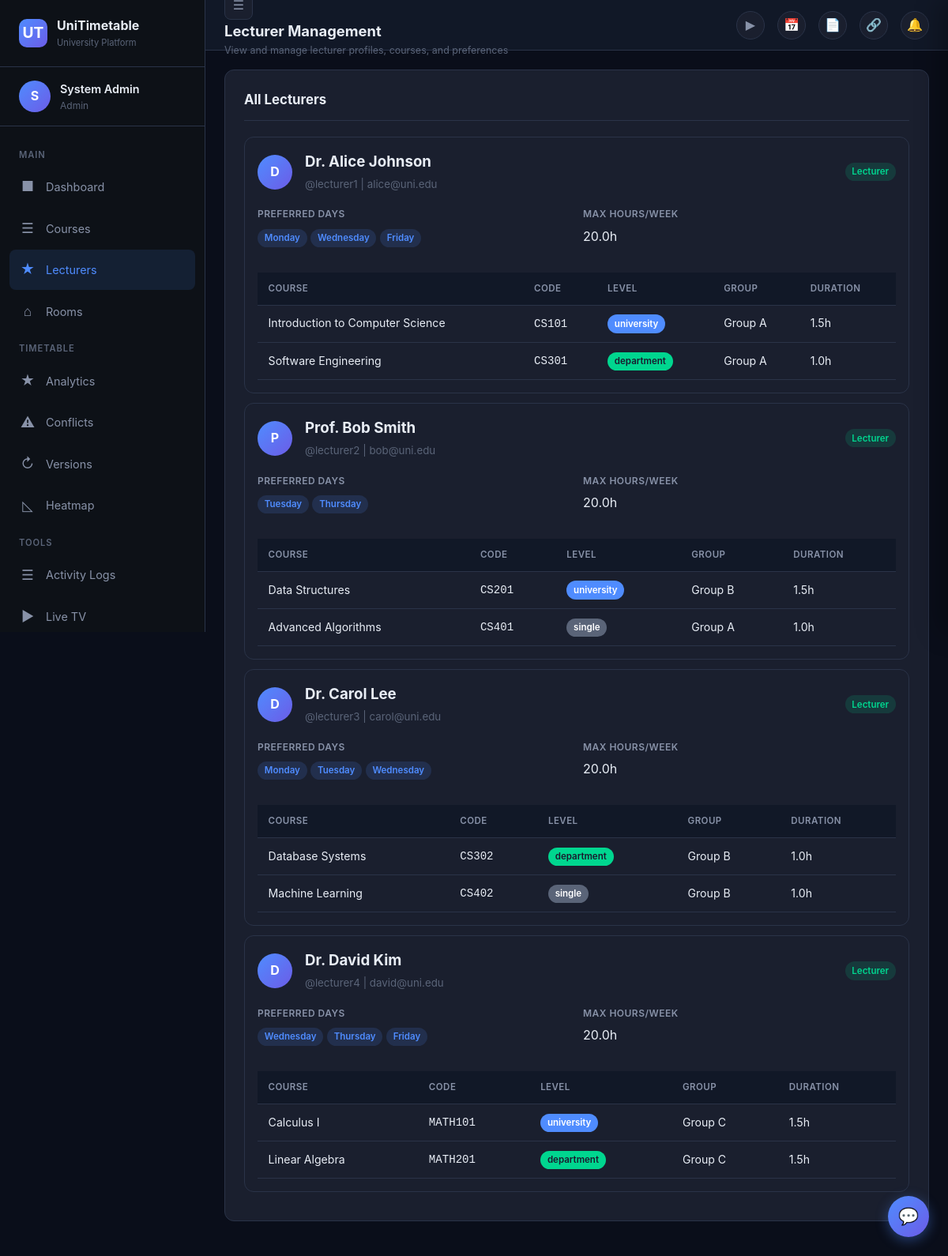
/admin/lecturers (signed in), run on the app's committed database.
### tables this page shows
CREATE TABLE users (
            id INTEGER PRIMARY KEY AUTOINCREMENT,
            username TEXT UNIQUE NOT NULL,
            password TEXT NOT NULL,
            role TEXT NOT NULL CHECK(role IN ('lecturer','admin','student')),
            full_name TEXT NOT NULL,
            email TEXT,
            phone TEXT,
            department_id INTEGER REFERENCES departments(id),
            is_active INTEGER DEFAULT 1,
            created_at TIMESTAMP DEFAULT CURRENT_TIMESTAMP
        );

CREATE TABLE lecturer_preferences (
            id INTEGER PRIMARY KEY AUTOINCREMENT,
            user_id INTEGER NOT NULL UNIQUE REFERENCES users(id),
            preferred_days TEXT DEFAULT '[]',
            preferred_time_start TEXT DEFAULT '08:00',
            preferred_time_end TEXT DEFAULT '17:00',
            max_hours_per_week REAL DEFAULT 20,
            avoid_back_to_back INTEGER DEFAULT 1,
            lunch_break_optimize INTEGER DEFAULT 1,
            max_consecutive_hours REAL DEFAULT 3.0
        );

CREATE TABLE courses (
            id INTEGER PRIMARY KEY AUTOINCREMENT,
            name TEXT NOT NULL,
            code TEXT NOT NULL,
            level TEXT NOT NULL CHECK(level IN ('university','department','single')),
            lecturer_id INTEGER NOT NULL REFERENCES users(id),
            group_name TEXT NOT NULL,
            duration_hours REAL DEFAULT 1.0,
            department_id INTEGER REFERENCES departments(id),
            color TEXT DEFAULT '#4A90D9',
            max_students INTEGER DEFAULT 0,
            semester TEXT DEFAULT 'Semester 1',
            academic_year TEXT DEFAULT '2025-2026'
        );

### app.py (the view)
@app.route('/admin/lecturers')
@login_required
@role_required('admin')
def admin_lecturers():
    db = get_db()
    lecturers = db.execute("SELECT * FROM users WHERE role='lecturer'").fetchall()
    depts = db.execute("SELECT * FROM departments").fetchall()
    all_data = []
    for lec in lecturers:
        courses = db.execute("SELECT * FROM courses WHERE lecturer_id=?", (lec['id'],)).fetchall()
        pref = db.execute("SELECT * FROM lecturer_preferences WHERE user_id=?", (lec['id'],)).fetchone()
        all_data.append({
            'lecturer': dict(lec),
            'courses': [dict(c) for c in courses],
            'preferences': dict(pref) if pref else None,
        })
    db.close()
    return render_template('admin_lecturers.html', lecturers=all_data, departments=[dict(d) for d in depts])

### app.py (called while the page is built)
def login_required(f):
    @wraps(f)
    def decorated(*args, **kwargs):
        if 'user_id' not in session:
            if request.is_json:
                return jsonify({'error': 'Unauthorized'}), 401
            return redirect(url_for('login'))
        return f(*args, **kwargs)
    return decorated

def role_required(*roles):
    def decorator(f):
        @wraps(f)
        def decorated(*args, **kwargs):
            if session.get('role') not in roles:
                if request.is_json:
                    return jsonify({'error': 'Forbidden'}), 403
                return redirect(url_for('dashboard'))
            return f(*args, **kwargs)
        return decorated
    return decorator

def add_notification_count(context):
    if 'user_id' in session:
        context['unread_count'] = get_unread_count(session['user_id'])
    return context

@app.context_processor
def inject_globals():
    ctx = {'now': datetime.now()}
    return add_notification_count(ctx)

@app.before_request
def ensure_db():
    if not hasattr(app, '_db_initialized'):
        init_db()
        seed_data()
        app._db_initialized = True

### models.py (called while the page is built)
def get_db():
    conn = sqlite3.connect(DB_PATH, timeout=10)
    conn.row_factory = sqlite3.Row
    conn.execute("PRAGMA foreign_keys = ON")
    conn.execute("PRAGMA journal_mode=WAL")
    return conn

### notifications.py (called while the page is built)
def get_unread_count(user_id):
    db = get_db()
    row = db.execute("SELECT COUNT(*) as count FROM notifications WHERE user_id=? AND read=0", (user_id,)).fetchone()
    db.close()
    return row['count'] if row else 0

### templates/admin_lecturers.html (shortened to what this page needs)
{% extends "base.html" %}
{% block page_title %}Lecturer Management{% endblock %}
{% block page_subtitle %}View and manage lecturer profiles, courses, and preferences{% endblock %}
{% block content %}
<div class="card">
    <div class="card-header"><h3>All Lecturers</h3></div>
    {% for ld in lecturers %}
    <div class="card" style="margin-bottom:0.75rem;padding:1rem;">
        <div class="flex-between mb-2">
            <div class="flex-center gap-2">
                <div class="avatar" style="width:44px;height:44px;border-radius:50%;background:linear-gradient(135deg,var(--accent-primary),var(--accent-secondary));display:flex;align-items:center;justify-content:center;font-weight:700;color:white;flex-shrink:0;">{{ ld.lecturer.full_name[:1] }}</div>
                <div>
                    <h3 style="margin:0;">{{ ld.lecturer.full_name }}</h3>
                    <small class="text-muted">@{{ ld.lecturer.username }} | {{ ld.lecturer.email or 'No email' }}</small>
                </div>
            </div>
            <span class="badge badge-lecturer">Lecturer</span>
        </div>
        <div class="form-row mb-2">
            <div class="form-group">
                <label style="font-size:0.75rem">Preferred Days</label>
                <div>
                    {% if ld.preferences and ld.preferences.preferred_days %}
                    {% set days_str = ld.preferences.preferred_days|replace('[','')|replace(']','')|replace('"','') %}
                    {% for d in days_str.split(',') %}
                    {% set day = d.strip() %}
                    {% if day %}
                    <span class="badge badge-primary">{{ day }}</span>
                    {% endif %}
                    {% endfor %}
                    {% else %}
                    <span class="text-muted">Not set</span>
                    {% endif %}
                </div>
            </div>
            {% if ld.preferences %}
            <div class="form-group">
                <label style="font-size:0.75rem">Max Hours/Week</label>
                <div>{{ ld.preferences.max_hours_per_week or 20 }}h</div>
            </div>
            {% endif %}
        </div>
        {% if ld.courses %}
        <table class="table-compact" style="width:100%;font-size:0.85rem">
            <thead>
                <tr>
                    <th>Course</th>
                    <th>Code</th>
                    <th>Level</th>
                    <th>Group</th>
                    <th>Duration</th>
                </tr>
            </thead>
            <tbody>
                {% for c in ld.courses %}
                <tr>
                    <td>{{ c.name }}</td>
                    <td><code>{{ c.code }}</code></td>
                    <td><span class="badge badge-{{ c.level }}">{{ c.level }}</span></td>
                    <td>{{ c.group_name }}</td>
                    <td>{{ c.duration_hours }}h</td>
                </tr>
                {% endfor %}
            </tbody>
        </table>
        {% else %}
        <p class="text-muted">No courses assigned yet.</p>
        {% endif %}
    </div>
    {% endfor %}
</div>
{% endblock %}

### static/style.css (style rules this page uses)
:root { --bg-primary: #0a0e1a; --bg-secondary: #111827; --bg-card: #1a1f2e; --bg-card-hover: #222a3d; --bg-sidebar: #0d1117; --bg-input: #1e2538; --text-primary: #e8edf5; --text-secondary: #8892a8; --text-muted: #5a6478; --border-color: #2a3348; --accent-primary: #4f8cff; --accent-secondary: #6c5ce7; --accent-success: #00d68f; --accent-warning: #ffaa44; --accent-danger: #ff6b6b; --accent-info: #54a0ff; --glass-bg: rgba(26, 31, 46, 0.7); --glass-border: rgba(255, 255, 255, 0.05); --sidebar-width: 260px; --header-height: 64px; --radius: 12px; --radius-sm: 8px; --shadow: 0 4px 24px rgba(0, 0, 0, 0.3); --shadow-sm: 0 2px 8px rgba(0, 0, 0, 0.2); --transition: all 0.3s cubic-bezier(0.4, 0, 0.2, 1); }
* { margin: 0; padding: 0; box-sizing: border-box; }
body { font-family: -apple-system, BlinkMacSystemFont, 'Segoe UI', Roboto, 'Inter', sans-serif; background: var(--bg-primary); color: var(--text-primary); line-height: 1.6; overflow-x: hidden; }
.card { background: var(--bg-card); border: 1px solid var(--border-color); border-radius: var(--radius); padding: 1.5rem; margin-bottom: 1.25rem; transition: var(--transition); }
.card-header { display: flex; align-items: center; justify-content: space-between; margin-bottom: 1.25rem; padding-bottom: 0.75rem; border-bottom: 1px solid var(--border-color); }
.card-header h2, .card-header h3 { font-size: 1.05rem; font-weight: 700; color: var(--text-primary); }
.form-group { margin-bottom: 1rem; }
.form-group label { display: block; font-weight: 600; margin-bottom: 0.4rem; font-size: 0.82rem; color: var(--text-secondary); text-transform: uppercase; letter-spacing: 0.04em; }
.form-row { display: grid; grid-template-columns: repeat(auto-fit, minmax(180px, 1fr)); gap: 1rem; }
table { width: 100%; border-collapse: collapse; }
table th, table td { padding: 0.7rem 0.85rem; text-align: left; border-bottom: 1px solid var(--border-color); font-size: 0.88rem; }
table th { background: var(--bg-secondary); font-weight: 600; color: var(--text-secondary); text-transform: uppercase; font-size: 0.72rem; letter-spacing: 0.04em; white-space: nowrap; }
table tbody tr { transition: var(--transition); }
.badge { display: inline-flex; align-items: center; padding: 0.15rem 0.55rem; border-radius: 20px; font-size: 0.72rem; font-weight: 600; white-space: nowrap; }
.badge-primary { background: rgba(79, 140, 255, 0.15); color: var(--accent-primary); }
.badge-lecturer { background: rgba(0, 214, 143, 0.15); color: var(--accent-success); }
.badge-university { background: var(--accent-primary); color: white; }
.badge-department { background: var(--accent-success); color: #1a1a2e; }
.badge-single { background: var(--text-muted); color: white; }
.text-muted { color: var(--text-muted); }
.mb-2 { margin-bottom: 1rem; }
.flex-between { display: flex; justify-content: space-between; align-items: center; }
.flex-center { display: flex; align-items: center; gap: 0.5rem; }
.gap-2 { gap: 1rem; }

### data on the page
users: lecturer "D", lecturer.full_name "Dr. Alice Johnson", lecturer.username "lecturer1", lecturer "alice@uni.edu"
lecturer_preferences: preferences "20.0"
courses: name "Introduction to Computer Science", code "CS101", level "university", group_name "Group A", duration_hours "1.5"
courses: name "Software Engineering", code "CS301", level "department", group_name "Group A", duration_hours "1.0"
users: lecturer "P", lecturer.full_name "Prof. Bob Smith", lecturer.username "lecturer2", lecturer "bob@uni.edu"
lecturer_preferences: preferences "20.0"
courses: name "Data Structures", code "CS201", level "university", group_name "Group B", duration_hours "1.5"
courses: name "Advanced Algorithms", code "CS401", level "single", group_name "Group A", duration_hours "1.0"
users: lecturer "D", lecturer.full_name "Dr. Carol Lee", lecturer.username "lecturer3", lecturer "carol@uni.edu"
lecturer_preferences: preferences "20.0"
courses: name "Database Systems", code "CS302", level "department", group_name "Group B", duration_hours "1.0"
courses: name "Machine Learning", code "CS402", level "single", group_name "Group B", duration_hours "1.0"
users: lecturer "D", lecturer.full_name "Dr. David Kim", lecturer.username "lecturer4", lecturer "david@uni.edu"
lecturer_preferences: preferences "20.0"
courses: name "Calculus I", code "MATH101", level "university", group_name "Group C", duration_hours "1.5"
courses: name "Linear Algebra", code "MATH201", level "department", group_name "Group C", duration_hours "1.5"

### other printed values
{{ session.full_name[:1] }} "S"
{{ session.full_name }} "System Admin"
{{ session.role|title }} "Admin"
{{ day }} "Monday" "Wednesday" "Friday" "Tuesday" "Thursday" "Monday" "Tuesday" "Wednesday" "Wednesday" "Thursday" "Friday"
